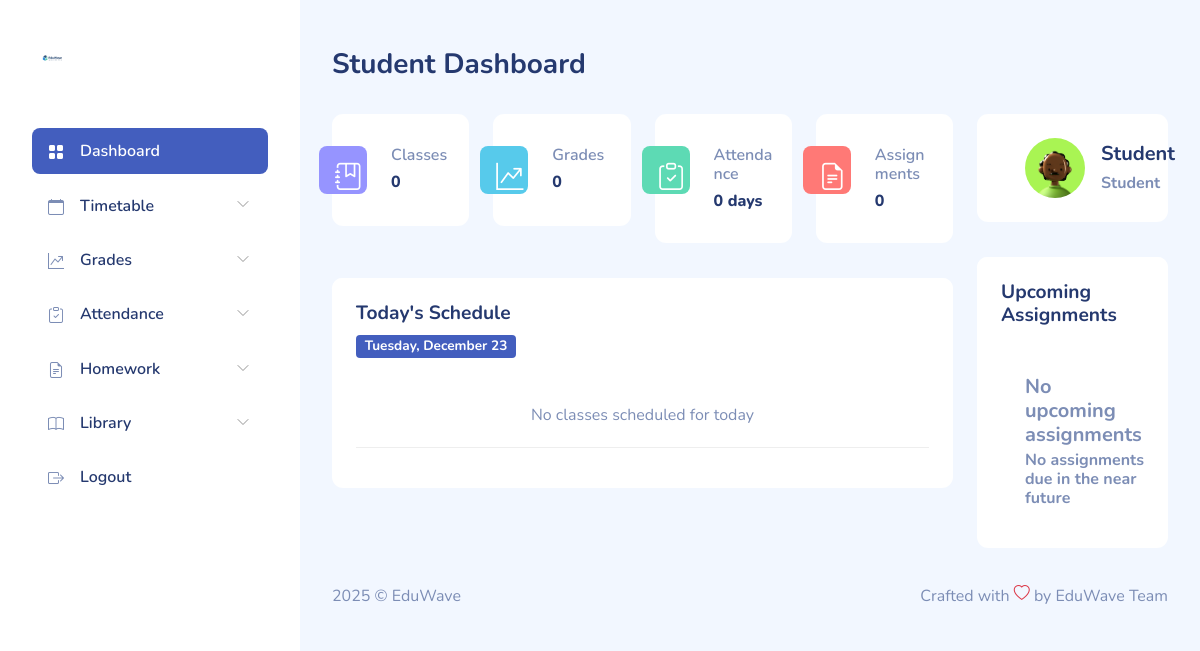
The app's page /student/dashboard.php (signed in), older data.
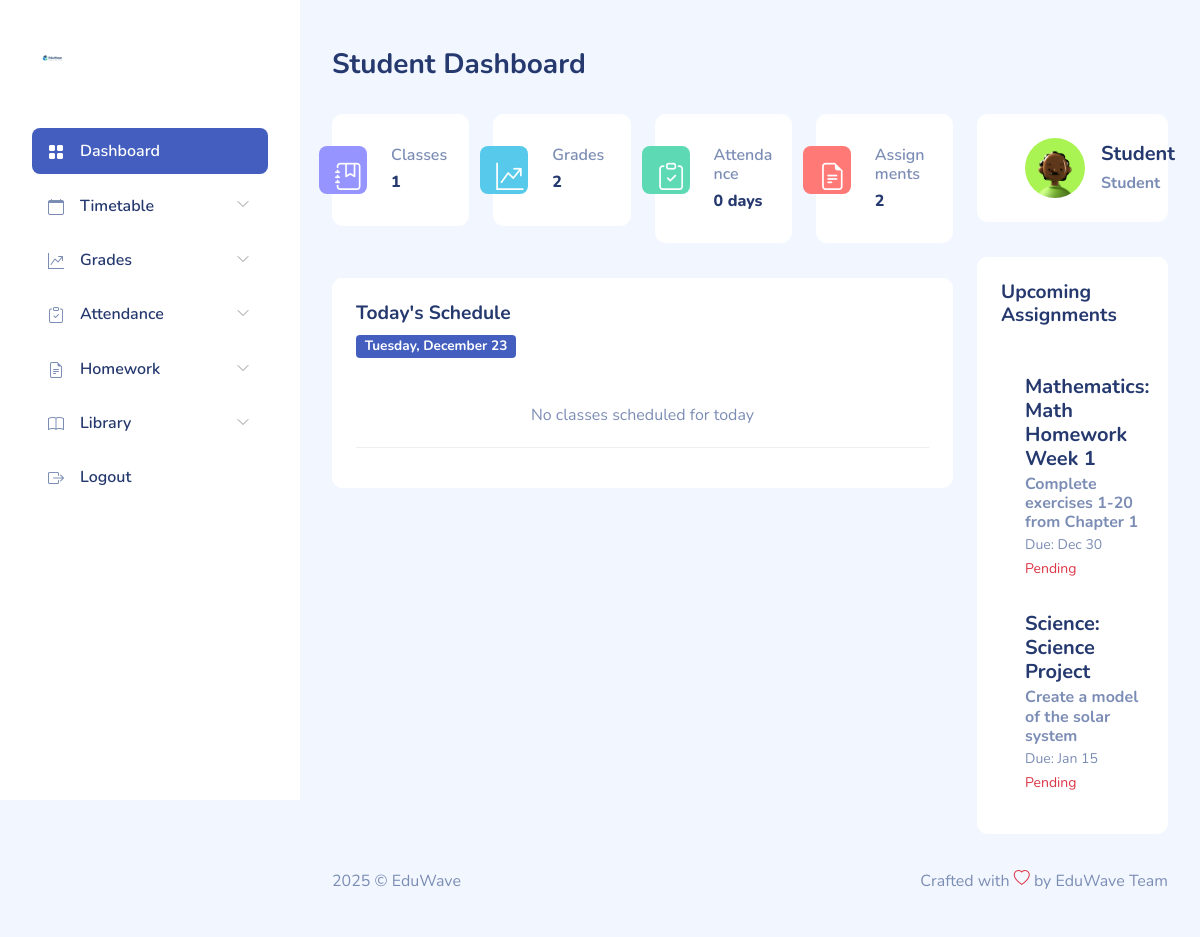
The same page, newer data.
### tables this page shows
CREATE TABLE `assignments` (
  `id` int(11) NOT NULL AUTO_INCREMENT,
  `teacher_id` int(11) DEFAULT NULL,
  `subject_id` int(11) DEFAULT NULL,
  `class_id` int(11) DEFAULT NULL,
  `title` varchar(150) DEFAULT NULL,
  `description` text DEFAULT NULL,
  `due_date` date DEFAULT NULL,
  `created_at` timestamp NOT NULL DEFAULT current_timestamp(),
  PRIMARY KEY (`id`),
  KEY `teacher_id` (`teacher_id`),
  KEY `subject_id` (`subject_id`),
  KEY `class_id` (`class_id`),
  CONSTRAINT `assignments_ibfk_1` FOREIGN KEY (`teacher_id`) REFERENCES `users` (`id`) ON DELETE CASCADE,
  CONSTRAINT `assignments_ibfk_2` FOREIGN KEY (`subject_id`) REFERENCES `subjects` (`id`) ON DELETE CASCADE,
  CONSTRAINT `assignments_ibfk_3` FOREIGN KEY (`class_id`) REFERENCES `classes` (`id`) ON DELETE CASCADE
);

CREATE TABLE `subjects` (
  `id` int(11) NOT NULL AUTO_INCREMENT,
  `name` varchar(50) NOT NULL,
  `class_id` int(11) DEFAULT NULL,
  PRIMARY KEY (`id`),
  KEY `class_id` (`class_id`),
  CONSTRAINT `subjects_ibfk_1` FOREIGN KEY (`class_id`) REFERENCES `classes` (`id`) ON DELETE CASCADE
);

### student/dashboard.php (the view, shortened to what the rows shown need)
<?php
require_once __DIR__ . '/../includes/config.php';
try {
    $stmt = $pdo->prepare("
        SELECT
            a.title,
            a.description,
            a.due_date,
            s.name as subject_name,
            CASE
                WHEN sub.id IS NOT NULL THEN 'Submitted'
                ELSE 'Pending'
            END as submission_status
        FROM assignments a
        JOIN subjects s ON a.subject_id = s.id
        LEFT JOIN submissions sub ON sub.assignment_id = a.id AND sub.student_id = ?
        WHERE a.due_date >= CURDATE()
        AND a.class_id IN (SELECT class_id FROM student_classes WHERE student_id = ?)
        ORDER BY a.due_date ASC
        LIMIT 3
    ");
    $stmt->execute([$_SESSION['user_id'], $_SESSION['user_id']]);
    $upcoming_assignments = $stmt->fetchAll(PDO::FETCH_ASSOC);
} catch (PDOException $e) {
    $upcoming_assignments = [];
}
?>
<!DOCTYPE html>
<html lang="en">
<head>
    <link rel="stylesheet" href="../dashboardassets/css/bootstrap.css">
    <link rel="stylesheet" href="../dashboardassets/vendors/iconly/bold.css">
    <link rel="stylesheet" href="../dashboardassets/vendors/perfect-scrollbar/perfect-scrollbar.css">
    <link rel="stylesheet" href="../dashboardassets/vendors/bootstrap-icons/bootstrap-icons.css">
    <link rel="stylesheet" href="../dashboardassets/css/app.css">
</head>
<body>
    <div id="app">
        <div id="main">
            <div class="page-content">
                <section class="row">
                    <div class="col-12 col-lg-3">
                        <div class="card">
                            <div class="card-content pb-4">
                                <?php if (!empty($upcoming_assignments)): ?>
                                    <?php foreach ($upcoming_assignments as $assignment): ?>
                                        <div class="recent-message d-flex px-4 py-3">
                                            <div class="name ms-4">
                                                <h5 class="mb-1"><?= htmlspecialchars($assignment['subject_name']) ?>: <?= htmlspecialchars($assignment['title']) ?></h5>
                                                <h6 class="text-muted mb-0"><?= htmlspecialchars($assignment['description']) ?></h6>
                                                <small class="text-muted">Due: <?= date('M j', strtotime($assignment['due_date'])) ?></small>
                                                <div>
                                                    <?php if ($assignment['submission_status'] === 'Submitted'): ?>
                                                        <small class="text-success">Submitted</small>
                                                    <?php else: ?>
                                                        <small class="text-danger">Pending</small>
                                                    <?php endif; ?>
                                                </div>
                                            </div>
                                        </div>
                                    <?php endforeach; ?>
                                <?php endif; ?>
                            </div>
                        </div>
                    </div>
                </section>
            </div>
        </div>
    </div>
</body>
</html>

Row changes from the older to the newer data that the page shows:
added assignments: subject.name "Mathematics", title "Math Homework Week 1", description "Complete exercises 1-20 from Chapter 1", due_date "Dec 30"
added assignments: subject.name "Science", title "Science Project", description "Create a model of the solar system", due_date "Jan 15"
Text that changed along with them:
$total_classes: "0" → "1"
$total_grades: "0" → "2"
$pending_assignments: "0" → "2"
text no longer shown: "No upcoming assignments No assignments due in the near future"
